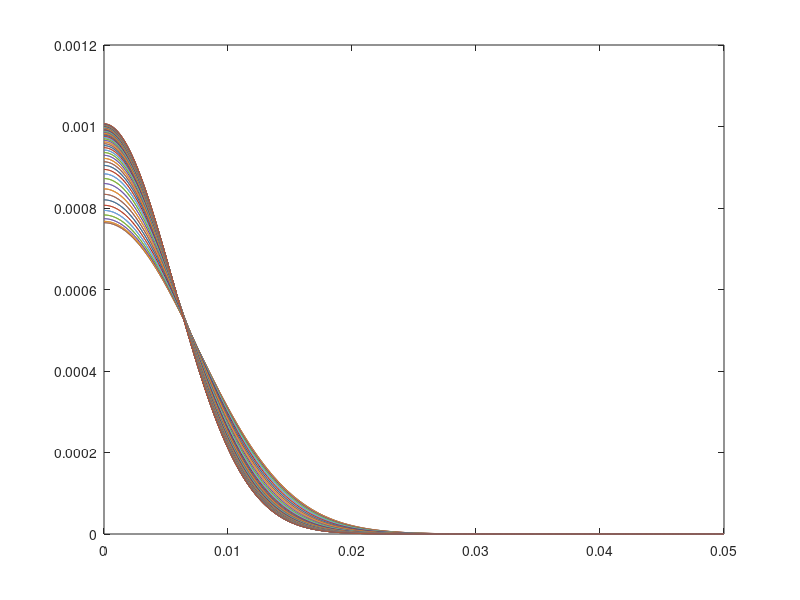
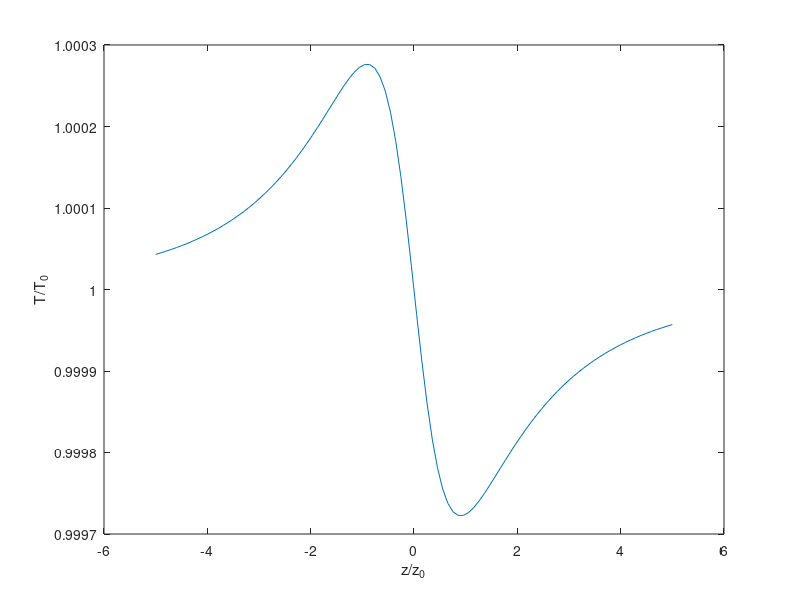

Reproduce these figures in MATLAB, in order.
% Ralf Mouthaan
% University of Cambridge
% June 2020
%
% Modelling of z-scan system.
% Uses Gaussian decomposition for propagation.
% Assumes a Gaussian beam throughout.
% This is the approach originally used by Shak-Bahae.
%
% Reference:
% Shak-Bahae et al. "Z-Scan: A Simple And Sensitive Technique For 
% Nonlinear Refraction Measurements", Proc. SPIE, Nonlinear Optical 
% Properties of Materials, 1989.

clc; clear variables; close all;

%% User-defined parameters

% n = n0 + n2*|E|^2

n0 = 1.45; % Linear refractive index
n2 = 0.5e-6; % Non-linear refractive index
lambda = 532e-9; % Green DPSS
w0 = 8.04e-6; % width of beam before lens
z0 = 511e-6;
z2 = 0.5; % Distance from sample to diode. FAR FIELD CONDITION?
ra = 0.001; % Aperture size
L = 300e-6; % Path length through cuvette

%% Derived parameters

k0 = 2*pi/lambda;
rsample = linspace(0, 4*w0, 1000);
rreplay = linspace(0, 5e-2, 1000); % SHOULD BE ABLE TO CALCULATE AN APPROPRIATE RANGE
arrz = linspace(-5*z0,5*z0,100);

%% Error Checks

% SOME ERROR CHECKS


%% Calculations

% With Sample
figure;
T  = zeros(size(arrz));
for ii = 1:length(arrz)
    
    z = arrz(ii);
    Rz = z*(1+z0^2/z^2);
    wz = w0*sqrt(1+z^2/z0^2);
    d = z2 - z;
    g=1+d/Rz;
    
    % Field before sample
    E = w0/wz*exp(-rsample.^2/wz^2 - 1i*k0*rsample.^2/2/Rz);
    
    % Exponential phase profile imposed by sample (like Sheik-Bahae)
    % Can remove the 1+z^2/z0^2 term, as we have already compensated for
    % the fact we are not at the focal point in our calculation of E (see
    % the line before this one).
    dphase0 = k0*n2*L*abs(E(1)).^2; %/(1+z^2/z0^2); 
   %dphase = dphase0 * exp(-2*rsample.^2/wz^2);
    dphase = k0*n2*L*abs(E).^2; 
    
%     % Gaussian decomposition approximation to phase profile imposed by sample
%     % Really they mean a Taylor series decomposition
%     dphaseapprox = zeros(size(rsample));
%     for m = 0:100
%         dphaseapprox = dphaseapprox + (1i*dphase0).^m/factorial(m) .* exp(-2*m*rsample.^2/wz^2);
%     end
%     
%     figure;
%     plot(rsample, imag(exp(1i*dphase)), 'b-');
%     hold on
%     plot(rsample, imag(dphaseapprox), 'rx');

    % Field with phase profile imposed
    E = E.*exp(1i*dphase);
    
    % Field profile at diode without sample phase profile imposed
    % CAN BE MOVED OUT OF FOR LOOP, AS I DON'T THINK THIS CHANGES
    wmo = wz;
    dm = k0*wmo^2/2;
    wm = wmo*sqrt(g^2 + d^2/dm^2);
    Rm = d/(1-g/(g^2 + d^2/dm^2));
    thetam = atan2(d/dm, g); % Does this pick up the right one?
    EReplay_NoSample =  (g^2 + d^2/dm^2)^(-1/2) .* exp( - rreplay.^2/wm^2 - 1i*k0*rreplay.^2/2/Rm + 1i*thetam);
    EReplay_NoSample = EReplay_NoSample*E(1);
    sum(EReplay_NoSample)
    S = sum(rreplay(rreplay<ra).*abs(EReplay_NoSample(rreplay<ra)).^2) / ...
        sum(rreplay.*abs(EReplay_NoSample).^2);
    
    % Field profile at diode, with sample phase profile imposed
    % Calculated by using Gaussian decomposition of field after sample,
    % propagating each Gaussian to replay field plane, and recombining there.
    EReplay_Sample = zeros(size(rreplay));
    for m = 0:10
        
        wmo = wz/sqrt(2*m+1);
        dm = k0*wmo^2/2;
        wm = wmo*sqrt(g^2 + d^2/dm^2);
        Rm = d/(1-g/(g^2 + d^2/dm^2));
        thetam = atan2(d/dm, g); % Does this pick up the right one?
        
        EReplay_Sample = EReplay_Sample + (1i*dphase0).^m/factorial(m) * wmo/wm .* exp( - rreplay.^2/wm^2 - 1i*k0*rreplay.^2/2/Rm + 1i*thetam);
        
    end   
    EReplay_Sample = EReplay_Sample*E(1);
    
    plot(rreplay, abs(EReplay_Sample));
    hold on
    
    T(ii) = sum(rreplay(rreplay<ra).*abs(EReplay_Sample(rreplay<ra)).^2);
    T(ii) = T(ii) / sum(rreplay(rreplay<ra).*abs(EReplay_NoSample(rreplay<ra)).^2);
    
end

figure;
plot(arrz/z0, T);
xlabel('z/z_0');
ylabel('T/T_0');

fprintf('Tmax - Tmin = %f\n', max(T) - min(T));
DeltaPhi0 = 0.406*(1-S)^0.25*(max(T) - min(T));
n2 = DeltaPhi0/L/k0;
fprintf('n2 = %e\n', n2);
